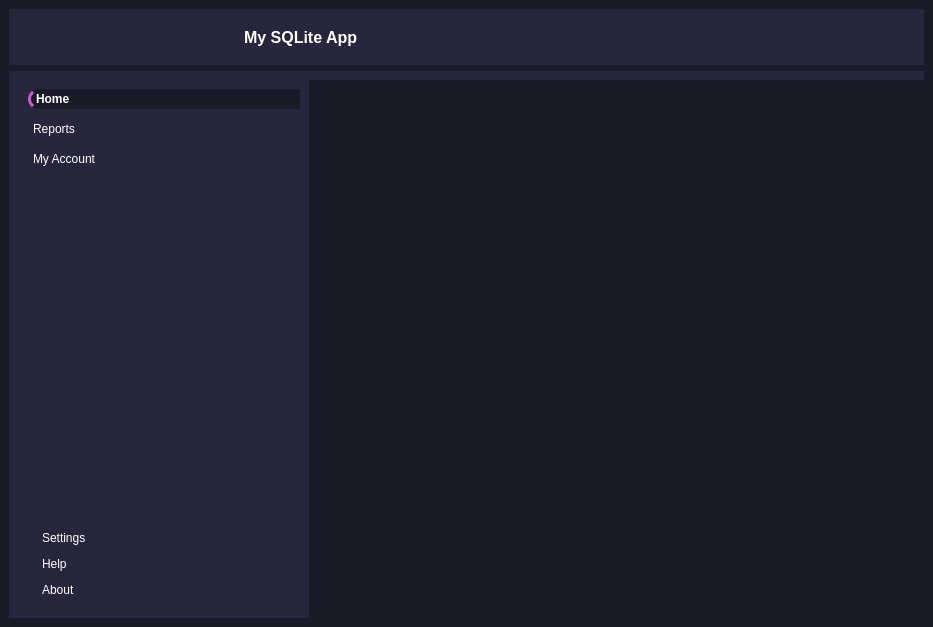
<?xml version="1.0" encoding="UTF-8"?>
<ui version="4.0">
 <class>MainWindow</class>
 <widget class="QMainWindow" name="MainWindow">
  <property name="geometry">
   <rect>
    <x>0</x>
    <y>0</y>
    <width>933</width>
    <height>627</height>
   </rect>
  </property>
  <property name="windowTitle">
   <string>MainWindow</string>
  </property>
  <property name="styleSheet">
   <string notr="true">*{
	border: none;
	background-color: transparent;
	background: transparent;
	padding: 0;
	margin: 0;
	color: #fff;
}
#centralwidget, #homeBtn, #mainBodyContent{
	background-color: #1b1b27;
}

#header, #mainBody{
	background-color: #27263c;

}

#pushButton_3{
	border: 1px solid #cc5bce;
	border-radius: 19px;
	text-align: center;
}

QPushButton {
	text-align: left;
	padding: 3px 5px;
	border-top-left-radius: 10px;
	border-bottom-left-radius: 10px;
}

#homeBtn {
	border-left: 3px solid #cc5bce

}</string>
  </property>
  <widget class="QWidget" name="centralwidget">
   <layout class="QVBoxLayout" name="verticalLayout">
    <item>
     <widget class="QWidget" name="header" native="true">
      <layout class="QHBoxLayout" name="horizontalLayout">
       <item>
        <widget class="QFrame" name="frame_2">
         <property name="frameShape">
          <enum>QFrame::StyledPanel</enum>
         </property>
         <property name="frameShadow">
          <enum>QFrame::Raised</enum>
         </property>
         <layout class="QHBoxLayout" name="horizontalLayout_4">
          <item alignment="Qt::AlignLeft">
           <widget class="QPushButton" name="menuBtn">
            <property name="cursor">
             <cursorShape>PointingHandCursor</cursorShape>
            </property>
            <property name="text">
             <string/>
            </property>
            <property name="icon">
             <iconset resource="Bac/QSS/QSS_Resources.qrc">
              <normaloff>:/icons/Icons/align-justify.png</normaloff>:/icons/Icons/align-justify.png</iconset>
            </property>
            <property name="iconSize">
             <size>
              <width>24</width>
              <height>24</height>
             </size>
            </property>
           </widget>
          </item>
          <item>
           <widget class="QLabel" name="title">
            <property name="font">
             <font>
              <pointsize>12</pointsize>
              <weight>75</weight>
              <bold>true</bold>
             </font>
            </property>
            <property name="text">
             <string>My SQLite App</string>
            </property>
           </widget>
          </item>
         </layout>
        </widget>
       </item>
       <item alignment="Qt::AlignRight">
        <widget class="QFrame" name="frame">
         <property name="frameShape">
          <enum>QFrame::StyledPanel</enum>
         </property>
         <property name="frameShadow">
          <enum>QFrame::Raised</enum>
         </property>
         <layout class="QHBoxLayout" name="horizontalLayout_3">
          <item>
           <widget class="QPushButton" name="searchBtn">
            <property name="text">
             <string/>
            </property>
            <property name="icon">
             <iconset resource="Bac/QSS/QSS_Resources.qrc">
              <normaloff>:/icons/Icons/search.png</normaloff>:/icons/Icons/search.png</iconset>
            </property>
            <property name="iconSize">
             <size>
              <width>32</width>
              <height>32</height>
             </size>
            </property>
           </widget>
          </item>
          <item>
           <widget class="QPushButton" name="bellBtn">
            <property name="text">
             <string/>
            </property>
            <property name="icon">
             <iconset resource="Bac/QSS/QSS_Resources.qrc">
              <normaloff>:/icons/Icons/bell.png</normaloff>:/icons/Icons/bell.png</iconset>
            </property>
            <property name="iconSize">
             <size>
              <width>32</width>
              <height>32</height>
             </size>
            </property>
           </widget>
          </item>
          <item>
           <widget class="QPushButton" name="statsBtn">
            <property name="text">
             <string/>
            </property>
            <property name="icon">
             <iconset resource="Bac/QSS/QSS_Resources.qrc">
              <normaloff>:/icons/Icons/activity.png</normaloff>:/icons/Icons/activity.png</iconset>
            </property>
            <property name="iconSize">
             <size>
              <width>32</width>
              <height>32</height>
             </size>
            </property>
           </widget>
          </item>
          <item>
           <widget class="QPushButton" name="myaccountBtn">
            <property name="text">
             <string/>
            </property>
            <property name="icon">
             <iconset resource="Bac/QSS/QSS_Resources.qrc">
              <normaloff>:/icons/Icons/user.png</normaloff>:/icons/Icons/user.png</iconset>
            </property>
            <property name="iconSize">
             <size>
              <width>32</width>
              <height>32</height>
             </size>
            </property>
           </widget>
          </item>
         </layout>
        </widget>
       </item>
      </layout>
     </widget>
    </item>
    <item>
     <widget class="QWidget" name="mainBody" native="true">
      <property name="sizePolicy">
       <sizepolicy hsizetype="Preferred" vsizetype="Expanding">
        <horstretch>0</horstretch>
        <verstretch>0</verstretch>
       </sizepolicy>
      </property>
      <layout class="QHBoxLayout" name="horizontalLayout_2">
       <property name="spacing">
        <number>0</number>
       </property>
       <property name="leftMargin">
        <number>0</number>
       </property>
       <property name="topMargin">
        <number>9</number>
       </property>
       <property name="rightMargin">
        <number>0</number>
       </property>
       <property name="bottomMargin">
        <number>0</number>
       </property>
       <item>
        <widget class="QCustomSlideMenu" name="leftMenu" native="true">
         <property name="minimumSize">
          <size>
           <width>300</width>
           <height>0</height>
          </size>
         </property>
         <layout class="QVBoxLayout" name="verticalLayout_3">
          <item>
           <widget class="QWidget" name="widget" native="true">
            <layout class="QVBoxLayout" name="verticalLayout_6">
             <property name="spacing">
              <number>0</number>
             </property>
             <property name="leftMargin">
              <number>10</number>
             </property>
             <property name="topMargin">
              <number>0</number>
             </property>
             <property name="rightMargin">
              <number>0</number>
             </property>
             <property name="bottomMargin">
              <number>0</number>
             </property>
             <item>
              <widget class="QFrame" name="frame_3">
               <property name="frameShape">
                <enum>QFrame::StyledPanel</enum>
               </property>
               <property name="frameShadow">
                <enum>QFrame::Raised</enum>
               </property>
               <layout class="QVBoxLayout" name="verticalLayout_4">
                <property name="spacing">
                 <number>10</number>
                </property>
                <property name="leftMargin">
                 <number>0</number>
                </property>
                <property name="topMargin">
                 <number>0</number>
                </property>
                <property name="rightMargin">
                 <number>0</number>
                </property>
                <property name="bottomMargin">
                 <number>0</number>
                </property>
                <item>
                 <widget class="QPushButton" name="homeBtn">
                  <property name="font">
                   <font>
                    <weight>75</weight>
                    <bold>true</bold>
                   </font>
                  </property>
                  <property name="cursor">
                   <cursorShape>PointingHandCursor</cursorShape>
                  </property>
                  <property name="text">
                   <string>Home</string>
                  </property>
                  <property name="icon">
                   <iconset resource="Bac/QSS/QSS_Resources.qrc">
                    <normaloff>:/icons/Icons/home.png</normaloff>:/icons/Icons/home.png</iconset>
                  </property>
                 </widget>
                </item>
                <item>
                 <widget class="QPushButton" name="reportBtn">
                  <property name="cursor">
                   <cursorShape>PointingHandCursor</cursorShape>
                  </property>
                  <property name="text">
                   <string>Reports</string>
                  </property>
                  <property name="icon">
                   <iconset resource="Bac/QSS/QSS_Resources.qrc">
                    <normaloff>:/icons/Icons/printer.png</normaloff>:/icons/Icons/printer.png</iconset>
                  </property>
                 </widget>
                </item>
                <item>
                 <widget class="QPushButton" name="accountBtn">
                  <property name="cursor">
                   <cursorShape>PointingHandCursor</cursorShape>
                  </property>
                  <property name="text">
                   <string>My Account</string>
                  </property>
                  <property name="icon">
                   <iconset resource="Bac/QSS/QSS_Resources.qrc">
                    <normaloff>:/icons/Icons/user.png</normaloff>:/icons/Icons/user.png</iconset>
                  </property>
                 </widget>
                </item>
               </layout>
              </widget>
             </item>
             <item>
              <spacer name="verticalSpacer">
               <property name="orientation">
                <enum>Qt::Vertical</enum>
               </property>
               <property name="sizeHint" stdset="0">
                <size>
                 <width>20</width>
                 <height>40</height>
                </size>
               </property>
              </spacer>
             </item>
             <item>
              <widget class="QFrame" name="frame_4">
               <property name="frameShape">
                <enum>QFrame::StyledPanel</enum>
               </property>
               <property name="frameShadow">
                <enum>QFrame::Raised</enum>
               </property>
               <layout class="QVBoxLayout" name="verticalLayout_5">
                <item>
                 <widget class="QPushButton" name="settingsBtn">
                  <property name="cursor">
                   <cursorShape>PointingHandCursor</cursorShape>
                  </property>
                  <property name="text">
                   <string>Settings</string>
                  </property>
                  <property name="icon">
                   <iconset resource="Bac/QSS/QSS_Resources.qrc">
                    <normaloff>:/icons/Icons/settings.png</normaloff>:/icons/Icons/settings.png</iconset>
                  </property>
                 </widget>
                </item>
                <item>
                 <widget class="QPushButton" name="helpBtn">
                  <property name="cursor">
                   <cursorShape>PointingHandCursor</cursorShape>
                  </property>
                  <property name="text">
                   <string>Help</string>
                  </property>
                  <property name="icon">
                   <iconset resource="Bac/QSS/QSS_Resources.qrc">
                    <normaloff>:/icons/Icons/help-circle.png</normaloff>:/icons/Icons/help-circle.png</iconset>
                  </property>
                 </widget>
                </item>
                <item>
                 <widget class="QPushButton" name="aboutBtn">
                  <property name="cursor">
                   <cursorShape>PointingHandCursor</cursorShape>
                  </property>
                  <property name="text">
                   <string>About</string>
                  </property>
                  <property name="icon">
                   <iconset resource="Bac/QSS/QSS_Resources.qrc">
                    <normaloff>:/icons/Icons/info.png</normaloff>:/icons/Icons/info.png</iconset>
                  </property>
                 </widget>
                </item>
               </layout>
              </widget>
             </item>
            </layout>
           </widget>
          </item>
         </layout>
        </widget>
       </item>
       <item>
        <widget class="QWidget" name="mainBodyContent" native="true">
         <layout class="QVBoxLayout" name="verticalLayout_2">
          <item>
           <widget class="QStackedWidget" name="stackedWidget">
            <property name="currentIndex">
             <number>0</number>
            </property>
            <widget class="QWidget" name="page"/>
            <widget class="QWidget" name="page_2"/>
           </widget>
          </item>
         </layout>
        </widget>
       </item>
       <item>
        <widget class="QFrame" name="rightMenu">
         <property name="frameShape">
          <enum>QFrame::StyledPanel</enum>
         </property>
         <property name="frameShadow">
          <enum>QFrame::Raised</enum>
         </property>
        </widget>
       </item>
      </layout>
     </widget>
    </item>
   </layout>
  </widget>
 </widget>
 <customwidgets>
  <customwidget>
   <class>QCustomSlideMenu</class>
   <extends>QWidget</extends>
   <header>Custom_Widgets.QCustomSlideMenu.h</header>
   <container>1</container>
  </customwidget>
 </customwidgets>
 <resources>
  <include location="Bac/QSS/QSS_Resources.qrc"/>
 </resources>
 <connections/>
</ui>
